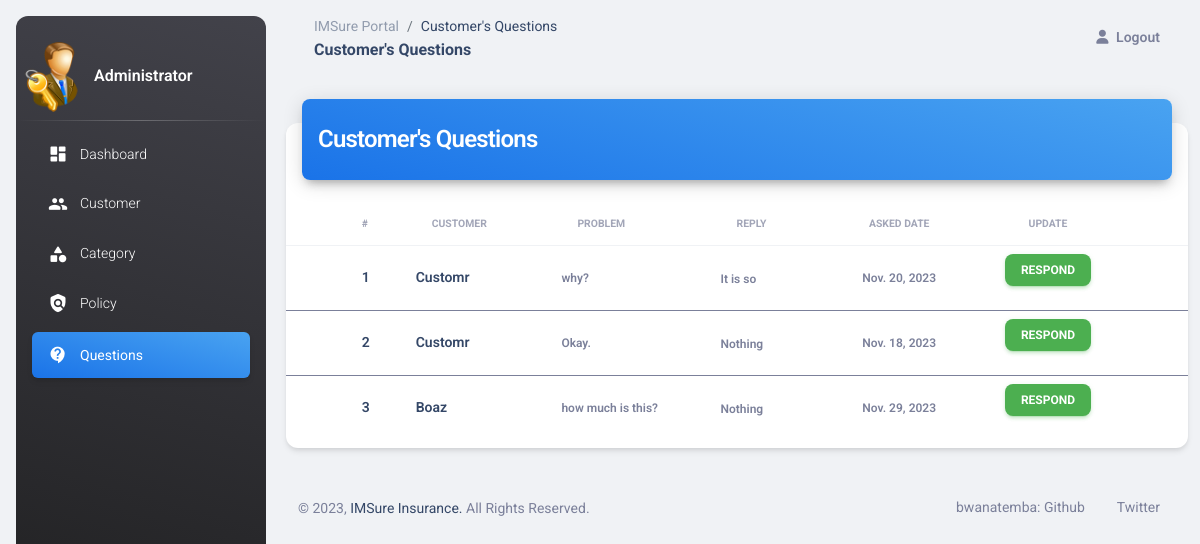
The page /admin-question on the database as committed earlier.
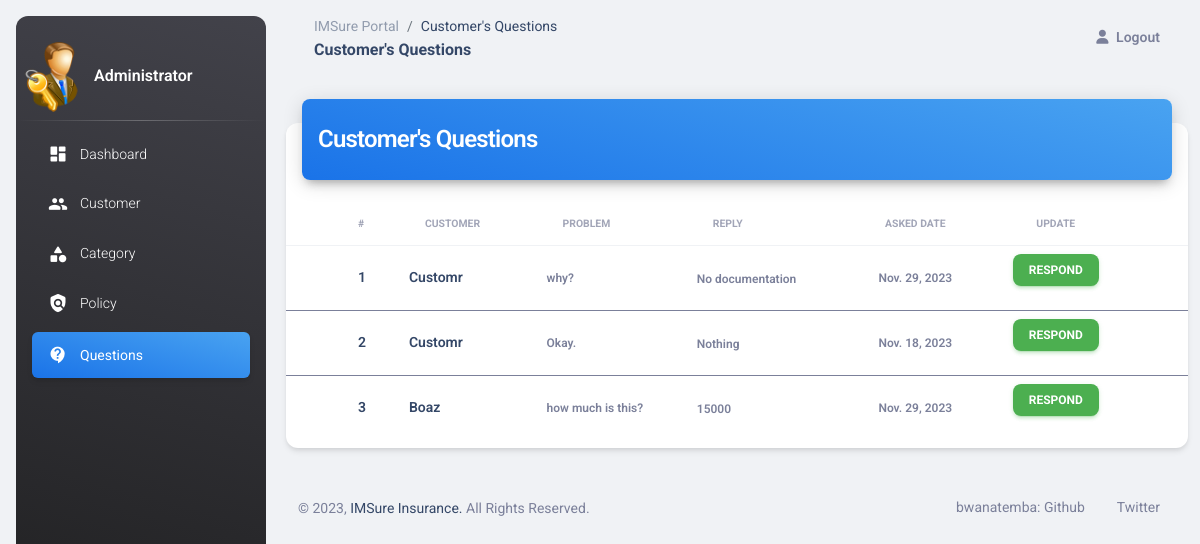
The same page on the database as committed later.
### insurancemanagement/models.py (models this page shows, shortened)
class Question(models.Model):
    customer = models.ForeignKey(Customer, on_delete=models.CASCADE)
    description = models.CharField(max_length=500)
    admin_comment = models.CharField(max_length=200, default='...')
    asked_date = models.DateField(auto_now=True)

### customer/models.py (models this page shows, shortened)
class Customer(models.Model):
    user = models.OneToOneField(User, on_delete=models.CASCADE)
    profile_pic = models.ImageField(upload_to='profile_pic/Customer/', null=True, blank=True)
    address = models.CharField(max_length=40)
    mobile = models.CharField(max_length=20, null=False)
    def __str__(self):
        return self.user.first_name

### insurancemanagement/views.py (the view)
# urls.py: path('admin-question', views.admin_question_view, name='admin-question'),
def admin_question_view(request):
    questions = models.Question.objects.all()
    return render(request, 'insurance/admin_question.html', {'questions': questions})

### insurancemanagement/templates/insurance/admin_question.html (shortened to what the changed rows need)
<!DOCTYPE html>
{% load static %}
<html lang="en">
<head>
  <link href="{% static 'dashboard/css/nucleo-icons.css' %}" rel="stylesheet" />
  <link href="{% static 'dashboard/css/nucleo-svg.css' %}" rel="stylesheet" />
  <link id="pagestyle" href="{% static 'dashboard/css/material-dashboard.css' %}" rel="stylesheet" />
</head>
<body class="g-sidenav-show  bg-gray-200">
  <main class="main-content position-relative max-height-vh-100 h-100 border-radius-lg ">
    <div class="container-fluid py-4">
      <div class="row">
        <div class="col-12">
          <div class="card my-4">
            <div class="card-body px-0 pb-2">
              <div class="table-responsive p-0">
                <table class="table align-items-center mb-0">
                  <thead>
                    <tr>
                      <th class="text-secondary opacity-7"></th>
                      <th class="text-uppercase text-secondary text-xxs font-weight-bolder opacity-7 ps-2">#</th>
                      <th class="text-left text-uppercase text-secondary text-xxs font-weight-bolder opacity-7">Customer</th>
                      <th class="text-left text-uppercase text-secondary text-xxs font-weight-bolder opacity-7">Problem</th>
                      <th class="text-left text-uppercase text-secondary text-xxs font-weight-bolder opacity-7">Reply</th>
                      <th class="text-center text-uppercase text-secondary text-xxs font-weight-bolder opacity-7">Asked Date</th>
                      <th class="text-center text-uppercase text-secondary text-xxs font-weight-bolder opacity-7">Update</th>
                      <th class="text-secondary opacity-7"></th>
                    </tr>
                  </thead>
                  {% for t in questions %}
                  <tbody>
                    <tr>
                      <td>
                      </td>
                      <td>
                        <h6 class="mb-0 text-sm">{{ forloop.counter }}</h6>
                      </td>
                      <td>
                        <h6 class="mb-0 text-sm">{{t.customer}}</h6>
                      </td>
                      <td class="align-middle text-left text-sm">
                        <span class="text-secondary text-xs font-weight-bold">{{t.description}}</span>
                      </td>
                      <td class="align-middle text-left">
                        <span class="text-secondary text-xs font-weight-bold">{{t.admin_comment}}</span>
                      </td>
                      <td class="align-middle text-center text-sm">
                        <span class="text-secondary text-xs font-weight-bold">{{t.asked_date}}</span>
                      </td>
                      <td class="align-middle text-center text-sm">
                        <a class="btn btn-success btn-sm" href="{% url 'update-question' t.id  %}">Respond</a>
                      </td>
                    </tr>
                  </tbody>
                  {% endfor %}
                </table>
              </div>
            </div>
          </div>
        </div>
      </div>
  </main>
</body>
</html>

Rows that differ between the two databases and show on the page:
changed Question "why?": admin_comment "It is so" → "No documentation"; asked_date "Nov. 20, 2023" → "Nov. 29, 2023"
changed Question "how much is this?": admin_comment "Nothing" → "15000"
